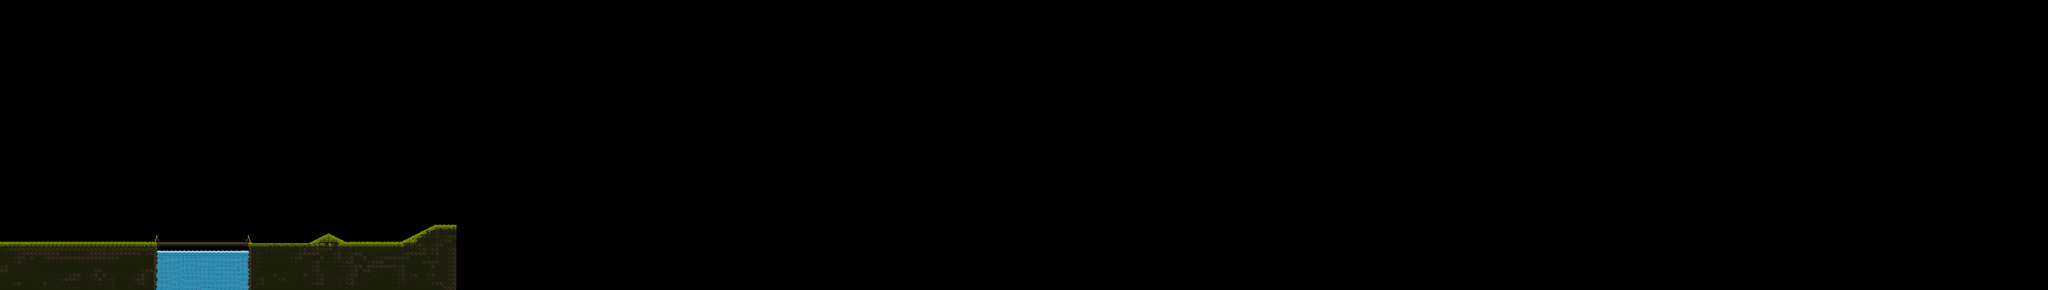

Tiled map render using the project's own tile images. Description and the map definition, with tile-layer contents summarised, below:
An orthogonal 480x68 tile map with 16x16 px tiles, 2 tile layers (Tile Layer 1, Colliadable), 3 tilesets.

<map version="1.10" tiledversion="1.10.1" orientation="orthogonal" renderorder="right-down" width="480" height="68" tilewidth="16" tileheight="16" infinite="0" nextlayerid="3" nextobjectid="1">
 <tileset firstgid="1" name="Tree-Assets" tilewidth="16" tileheight="16" tilecount="525" columns="21">
  <image source="Tree-Assets.png" width="336" height="400" />
 </tileset>
 <tileset firstgid="526" name="Tiles" tilewidth="16" tileheight="16" tilecount="625" columns="25">
  <image source="Tiles.png" width="400" height="400" />
 </tileset>
 <tileset firstgid="1151" name="Props-Rocks" tilewidth="16" tileheight="16" tilecount="378" columns="18">
  <image source="Props-Rocks.png" width="288" height="336" />
 </tileset>
 <layer id="1" name="Tile Layer 1" width="480" height="68">
  <data>[32640 cells, 1181 non-empty, 55 distinct tile ids]</data>
 </layer>
 <layer id="2" name="Colliadable" width="480" height="68">
  <data>[32640 cells, 219 non-empty, 35 distinct tile ids]</data>
 </layer>
</map>
